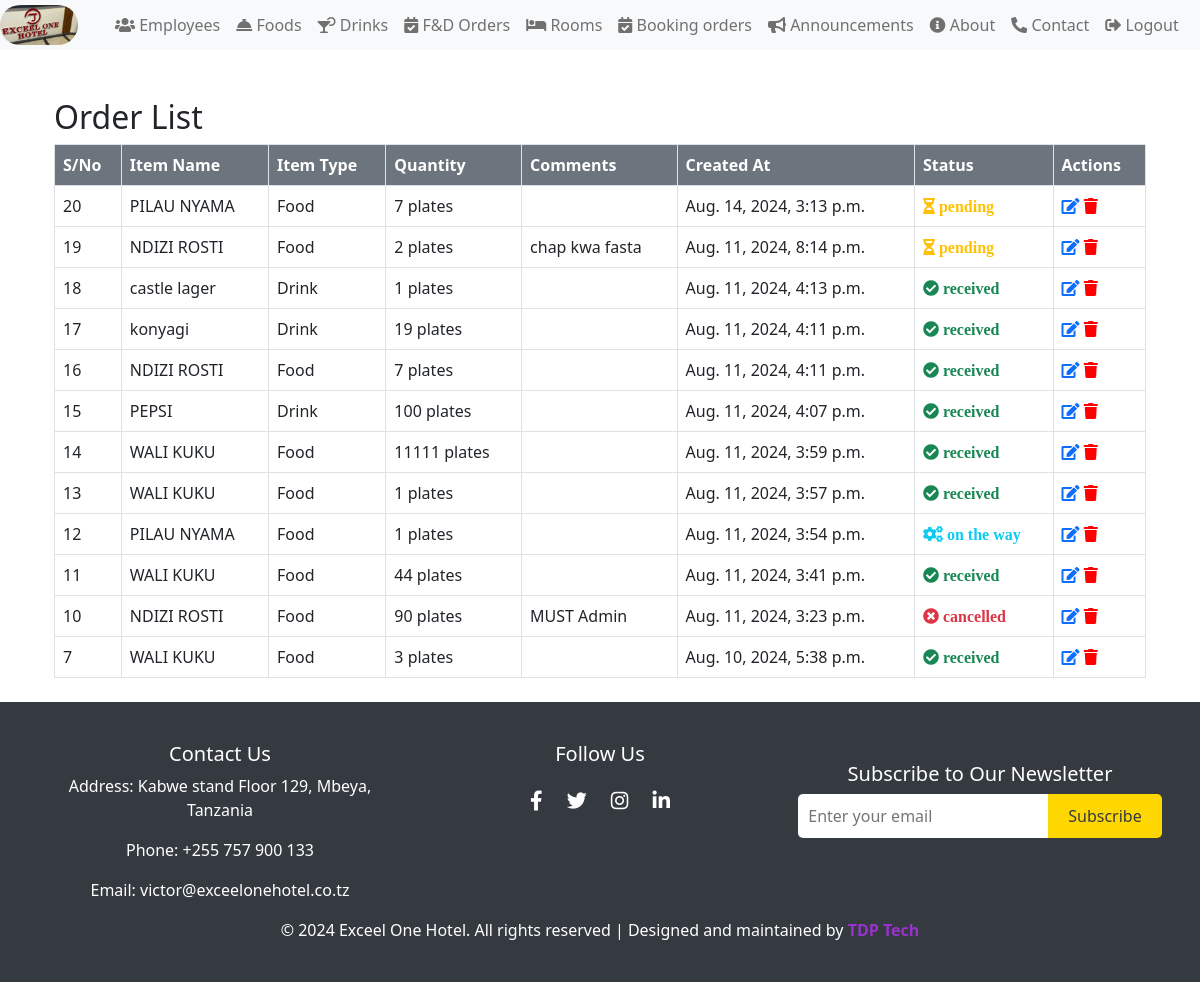
The page /Food/orders/ (signed in) on the database its author committed.
### FoodDrinksApp/models.py (models this page shows, shortened)
class Order(models.Model):
    ORDER_TYPES = [
        ('food', 'Food'),
        ('drink', 'Drink'),
    ]
    STATUS_CHOICES = [
        ('pending', 'Pending'),
        ('received', 'Received'),
        ('processed', 'Processed'),
        ('cancelled', 'Cancelled'),
    ]
    user = models.ForeignKey(User, on_delete=models.CASCADE)
    item_type = models.CharField(max_length=10, choices=ORDER_TYPES)
    item_id = models.PositiveIntegerField()
    quantity = models.PositiveIntegerField()
    comments = models.TextField(blank=True, null=True)
    status = models.CharField(max_length=10, choices=STATUS_CHOICES, default='pending')
    created_at = models.DateTimeField(auto_now_add=True)
    food = models.ForeignKey(Food, null=True, blank=True, on_delete=models.SET_NULL)
    drink = models.ForeignKey(Drink, null=True, blank=True, on_delete=models.SET_NULL)
    def get_item_name(self):
        if self.item_type == 'food':
            try:
                item = Food.objects.get(pk=self.item_id)
                return item.food_name
            except Food.DoesNotExist:
                return 'Unknown Food Item'
        elif self.item_type == 'drink':
            try:
                item = Drink.objects.get(pk=self.item_id)
                return item.drink_name
            except Drink.DoesNotExist:
                return 'Unknown Drink Item'
        return 'Unknown Item'

class Food(models.Model):
    food_name = models.CharField(max_length=100)
    food_price = models.DecimalField(max_digits=12, decimal_places=2)
    food_amount = models.PositiveIntegerField()
    food_image = models.ImageField(upload_to='food_images/', blank=True, null=True)

class Drink(models.Model):
    drink_name = models.CharField(max_length=100)
    drink_size = models.CharField(max_length=50)
    drink_price = models.DecimalField(max_digits=12, decimal_places=2)
    drink_amount = models.PositiveIntegerField()
    drink_image = models.ImageField(upload_to='drink_images/', blank=True, null=True)

### FoodDrinksApp/views.py (the view)
# urls.py: path('orders/', views.order_list, name='order_list'),
@login_required
def order_list(request):
    orders = Order.objects.all().order_by('-created_at')
    return render(request, 'order_list.html', {'orders': orders})

### FoodDrinksApp/templates/order_list.html (shortened to what this page needs)
{% extends 'base.html' %}
{% block content %}
{% if orders %}
<div class="container mt-4">
    <h2>Order List</h2>
    <table class="table table-bordered">
        <thead class="bg-secondary text-white">
            <tr>
                <th>S/No</th>
                <th>Item Name</th>
                <th>Item Type</th>
                <th>Quantity</th>
                <th>Comments</th>
                <th>Created At</th>
                <th>Status</th>
                {% with user.userprofile.role as role %}
                    {% if role.name == 'Admin' %}
                <th>Actions</th>
                    {% endif %}
                {% endwith %}
            </tr>
        </thead>
        <tbody>
            {% for order in orders %}
            <tr>
                <td>{{ order.id }}</td>
                <td>{{ order.get_item_name }}</td>
                <td>{{ order.get_item_type_display }}</td>
                <td>{{ order.quantity }} plates</td>
                <td>{{ order.comments }}</td>
                <td>{{ order.created_at }}</td>
                <td>
                    {% if order.status == 'pending' %}
                        <i class="fas fa-hourglass-half text-warning" title="Pending"> pending</i>
                    {% elif order.status == 'received' %}
                        <i class="fas fa-check-circle text-success" title="Received"> received</i>
                    {% elif order.status == 'processed' %}
                        <i class="fas fa-cogs text-info" title="Processed"> on the way</i>
                    {% elif order.status == 'cancelled' %}
                        <i class="fas fa-times-circle text-danger" title="Cancelled"> cancelled</i>
                    {% else %}
                        <i class="fas fa-question-circle text-muted" title="Unknown"></i>
                    {% endif %}
                </td>
                {% with user.userprofile.role as role %}
                    {% if role.name == 'Admin' %}
                    <td>
                        <a href="{% url 'order_update' order.id %}" title="Edit"><i class="fas fa-edit"></i></a>
                        <a href="{% url 'order_delete' order.id %}" title="Delete"><i class="fas fa-trash" style="color: red;"></i></a>
                    </td>
                    {% endif %}
                {% endwith %}
            </tr>
            {% empty %}
            <tr>
                <td colspan="8">No orders found.</td>
            </tr>
            {% endfor %}
        </tbody>
    </table>
</div>
{% else %}
    <div class="container d-flex justify-content-center align-items-center">
        <p class="alert alert-info col-md-3 text-center text-danger col-md-4">No orders yet</p>
    </div>
    {% endif %}
{% endblock %}

### templates/base.html (style rules this page uses)
* { box-sizing: border-box; }

### rows shown on the page
Order: id "20", get_item_name "PILAU NYAMA", item_type "Food", quantity "7", created_at "Aug. 14, 2024, 3:13 p.m.", status "pending"
Order: id "19", get_item_name "NDIZI ROSTI", item_type "Food", quantity "2", comments "chap kwa fasta", created_at "Aug. 11, 2024, 8:14 p.m.", status "pending"
Order: id "18", get_item_name "castle lager", item_type "Drink", quantity "1", created_at "Aug. 11, 2024, 4:13 p.m.", status "received"
Order: id "17", get_item_name "konyagi", item_type "Drink", quantity "19", created_at "Aug. 11, 2024, 4:11 p.m.", status "received"
Order: id "16", get_item_name "NDIZI ROSTI", item_type "Food", quantity "7", created_at "Aug. 11, 2024, 4:11 p.m.", status "received"
Order: id "15", get_item_name "PEPSI", item_type "Drink", quantity "100", created_at "Aug. 11, 2024, 4:07 p.m.", status "received"
Order: id "14", get_item_name "WALI KUKU", item_type "Food", quantity "11111", created_at "Aug. 11, 2024, 3:59 p.m.", status "received"
Order: id "13", get_item_name "WALI KUKU", item_type "Food", quantity "1", created_at "Aug. 11, 2024, 3:57 p.m.", status "received"
Order: id "12", get_item_name "PILAU NYAMA", item_type "Food", quantity "1", created_at "Aug. 11, 2024, 3:54 p.m.", status "on the way"
Order: id "11", get_item_name "WALI KUKU", item_type "Food", quantity "44", created_at "Aug. 11, 2024, 3:41 p.m.", status "received"
Order: id "10", get_item_name "NDIZI ROSTI", item_type "Food", quantity "90", comments "MUST Admin", created_at "Aug. 11, 2024, 3:23 p.m.", status "cancelled"
Order: id "7", get_item_name "WALI KUKU", item_type "Food", quantity "3", created_at "Aug. 10, 2024, 5:38 p.m.", status "received"
